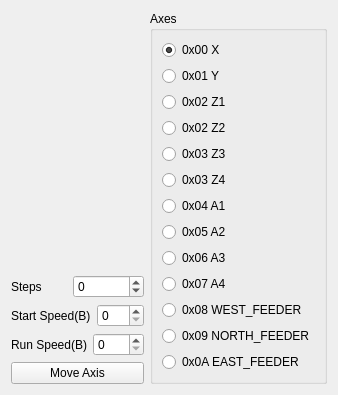
     <widget class="QWidget" name="tabMove">
      <attribute name="title">
       <string>Move</string>
      </attribute>
      <layout class="QHBoxLayout" name="horizontalLayout_4">
       <item>
        <layout class="QVBoxLayout" name="verticalLayout_3">
         <item>
          <spacer name="verticalSpacer">
           <property name="orientation">
            <enum>Qt::Vertical</enum>
           </property>
           <property name="sizeHint" stdset="0">
            <size>
             <width>20</width>
             <height>40</height>
            </size>
           </property>
          </spacer>
         </item>
         <item>
          <layout class="QHBoxLayout" name="horizontalLayout_2">
           <item>
            <widget class="QLabel" name="label_3">
             <property name="text">
              <string>Steps</string>
             </property>
            </widget>
           </item>
           <item>
            <widget class="QSpinBox" name="moveSteps">
             <property name="minimum">
              <number>-1000000</number>
             </property>
             <property name="maximum">
              <number>1000000</number>
             </property>
            </widget>
           </item>
          </layout>
         </item>
         <item>
          <layout class="QHBoxLayout" name="horizontalLayout">
           <item>
            <widget class="QLabel" name="label_2">
             <property name="text">
              <string>Start Speed(B)</string>
             </property>
            </widget>
           </item>
           <item>
            <widget class="QSpinBox" name="moveStartSpeed">
             <property name="maximum">
              <number>255</number>
             </property>
            </widget>
           </item>
          </layout>
         </item>
         <item>
          <layout class="QHBoxLayout" name="horizontalLayout_3">
           <item>
            <widget class="QLabel" name="label_4">
             <property name="text">
              <string>Run Speed(B)</string>
             </property>
            </widget>
           </item>
           <item>
            <widget class="QSpinBox" name="moveRunSpeed">
             <property name="maximum">
              <number>255</number>
             </property>
            </widget>
           </item>
          </layout>
         </item>
         <item>
          <widget class="QPushButton" name="moveButton">
           <property name="text">
            <string>Move Axis</string>
           </property>
          </widget>
         </item>
        </layout>
       </item>
       <item>
        <widget class="QGroupBox" name="moveAxesGB">
         <property name="title">
          <string>Axes</string>
         </property>
         <layout class="QGridLayout" name="gridLayout_3">
          <item row="7" column="0">
           <widget class="QRadioButton" name="rb7">
            <property name="text">
             <string>0x04 A1</string>
            </property>
            <attribute name="buttonGroup">
             <string notr="true">buttonGroup</string>
            </attribute>
           </widget>
          </item>
          <item row="6" column="0">
           <widget class="QRadioButton" name="rb6">
            <property name="text">
             <string>0x03 Z4</string>
            </property>
            <attribute name="buttonGroup">
             <string notr="true">buttonGroup</string>
            </attribute>
           </widget>
          </item>
          <item row="2" column="0">
           <widget class="QRadioButton" name="rb2">
            <property name="text">
             <string>0x01 Y</string>
            </property>
            <attribute name="buttonGroup">
             <string notr="true">buttonGroup</string>
            </attribute>
           </widget>
          </item>
          <item row="10" column="0">
           <widget class="QRadioButton" name="rb10">
            <property name="text">
             <string>0x07 A4</string>
            </property>
            <attribute name="buttonGroup">
             <string notr="true">buttonGroup</string>
            </attribute>
           </widget>
          </item>
          <item row="9" column="0">
           <widget class="QRadioButton" name="rb9">
            <property name="text">
             <string>0x06 A3</string>
            </property>
            <attribute name="buttonGroup">
             <string notr="true">buttonGroup</string>
            </attribute>
           </widget>
          </item>
          <item row="12" column="0">
           <widget class="QRadioButton" name="radioButton_2">
            <property name="text">
             <string>0x08 WEST_FEEDER</string>
            </property>
            <attribute name="buttonGroup">
             <string notr="true">buttonGroup</string>
            </attribute>
           </widget>
          </item>
          <item row="8" column="0">
           <widget class="QRadioButton" name="rb8">
            <property name="text">
             <string>0x05 A2</string>
            </property>
            <attribute name="buttonGroup">
             <string notr="true">buttonGroup</string>
            </attribute>
           </widget>
          </item>
          <item row="0" column="0">
           <widget class="QRadioButton" name="rb1">
            <property name="text">
             <string>0x00 X</string>
            </property>
            <property name="checked">
             <bool>true</bool>
            </property>
            <attribute name="buttonGroup">
             <string notr="true">buttonGroup</string>
            </attribute>
           </widget>
          </item>
          <item row="3" column="0">
           <widget class="QRadioButton" name="rb3">
            <property name="text">
             <string>0x02 Z1</string>
            </property>
            <attribute name="buttonGroup">
             <string notr="true">buttonGroup</string>
            </attribute>
           </widget>
          </item>
          <item row="5" column="0">
           <widget class="QRadioButton" name="rb5">
            <property name="text">
             <string>0x03 Z3</string>
            </property>
            <attribute name="buttonGroup">
             <string notr="true">buttonGroup</string>
            </attribute>
           </widget>
          </item>
          <item row="13" column="0">
           <widget class="QRadioButton" name="radioButton_3">
            <property name="text">
             <string>0x09 NORTH_FEEDER</string>
            </property>
            <attribute name="buttonGroup">
             <string notr="true">buttonGroup</string>
            </attribute>
           </widget>
          </item>
          <item row="4" column="0">
           <widget class="QRadioButton" name="rb4">
            <property name="text">
             <string>0x02 Z2</string>
            </property>
            <attribute name="buttonGroup">
             <string notr="true">buttonGroup</string>
            </attribute>
           </widget>
          </item>
          <item row="14" column="0">
           <widget class="QRadioButton" name="radioButton">
            <property name="text">
             <string>0x0A EAST_FEEDER</string>
            </property>
            <attribute name="buttonGroup">
             <string notr="true">buttonGroup</string>
            </attribute>
           </widget>
          </item>
         </layout>
        </widget>
       </item>
      </layout>
     </widget>
